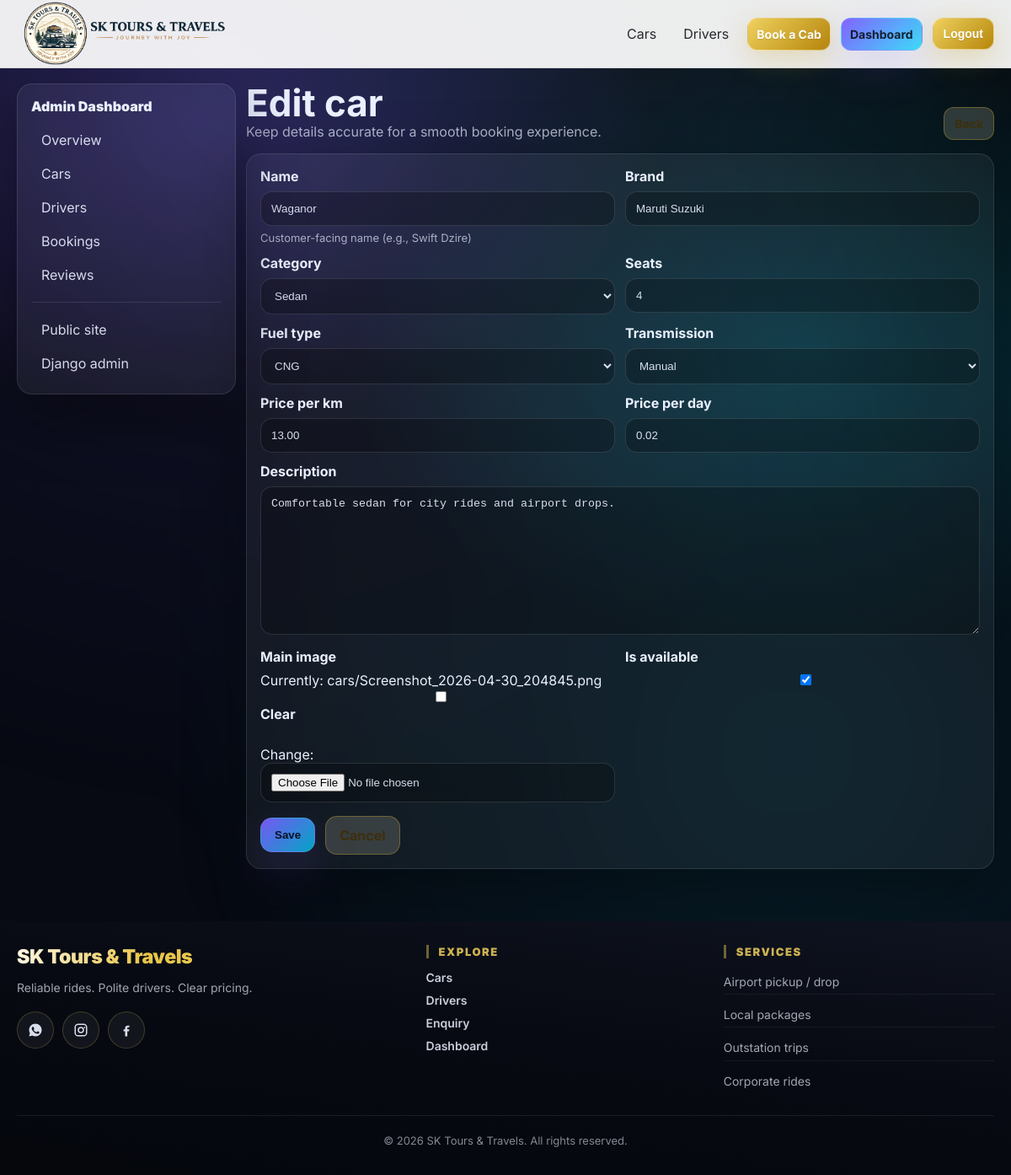
Screenshot of /dashboard/cars/1/edit/ (signed in) with the database file from the repository.
### booking/models.py (models this page shows, shortened)
class Car(models.Model):
    class Category(models.TextChoices):
        HATCHBACK = "HATCHBACK", "Hatchback"
        SEDAN = "SEDAN", "Sedan"
        SUV = "SUV", "SUV"
        MUV = "MUV", "MUV"
        MPV = "MPV", "MPV"
        LUXURY = "LUXURY", "Luxury"
        TEMPO = "TEMPO", "Tempo Traveller"
    class FuelType(models.TextChoices):
        PETROL = "PETROL", "Petrol"
        DIESEL = "DIESEL", "Diesel"
        CNG = "CNG", "CNG"
        EV = "EV", "EV"
    class Transmission(models.TextChoices):
        MANUAL = "MANUAL", "Manual"
        AUTOMATIC = "AUTOMATIC", "Automatic"
    name = models.CharField(max_length=120, help_text="Customer-facing name (e.g., Swift Dzire)")
    brand = models.CharField(max_length=80, blank=True)
    category = models.CharField(max_length=20, choices=Category.choices, default=Category.SEDAN)
    seats = models.PositiveIntegerField(default=4, validators=[MinValueValidator(1)])
    fuel_type = models.CharField(max_length=20, choices=FuelType.choices, default=FuelType.DIESEL)
    transmission = models.CharField(max_length=20, choices=Transmission.choices, default=Transmission.MANUAL)
    price_per_km = models.DecimalField(max_digits=10, decimal_places=2, null=True, blank=True)
    price_per_day = models.DecimalField(max_digits=10, decimal_places=2, null=True, blank=True)
    description = models.TextField(blank=True)
    main_image = models.ImageField(upload_to="cars/", blank=True, null=True)
    is_available = models.BooleanField(default=True)
    created_at = models.DateTimeField(auto_now_add=True)
    class Meta:
        ordering = ["-is_available", "category", "name"]

### booking/views.py (the view)
# urls.py: path("dashboard/cars/<int:pk>/edit/", views.dashboard_car_edit, name="dashboard_car_edit"),
@staff_required
def dashboard_car_edit(request, pk: int):
    car = get_object_or_404(Car, pk=pk)
    if request.method == "POST":
        form = CarForm(request.POST, request.FILES, instance=car)
        if form.is_valid():
            form.save()
            messages.success(request, "Car updated.")
            return redirect("dashboard_cars")
        messages.error(request, "Please correct the errors below.")
    else:
        form = CarForm(instance=car)
    return render(request, "dashboard/car_form.html", {"form": form, "mode": "edit", "car": car})

### booking/forms.py
class CarForm(forms.ModelForm):
    class Meta:
        model = Car
        fields = [
            "name",
            "brand",
            "category",
            "seats",
            "fuel_type",
            "transmission",
            "price_per_km",
            "price_per_day",
            "description",
            "main_image",
            "is_available",
        ]

### templates/dashboard/car_form.html (shortened to what this page needs)
{% extends "dashboard/base.html" %}
{% block dash_content %}
  <div class="dash-head">
    <div>
      <h1>{% if mode == "edit" %}Edit car{% else %}Add a new car{% endif %}</h1>
      <div class="muted">Keep details accurate for a smooth booking experience.</div>
    </div>
    <a class="btn btn-sm btn-ghost" href="{% url 'dashboard_cars' %}">Back</a>
  </div>
  <div class="card pad mt-16">
    <form method="post" enctype="multipart/form-data" novalidate>
      <div class="form-grid">
        {% for field in form %}
          <div class="field {% if field.name == 'description' %}field-wide{% endif %}">
            <label>{{ field.label }}</label>
            {{ field }}
            {% if field.help_text %}<div class="muted small mt-6">{{ field.help_text }}</div>{% endif %}
          </div>
        {% endfor %}
      </div>
      <div class="form-actions mt-16">
        <button class="btn" type="submit" data-loading-btn>Save</button>
        <a class="btn btn-ghost" href="{% url 'dashboard_cars' %}">Cancel</a>
      </div>
    </form>
  </div>
{% endblock %}

### static/css/styles.css (style rules this page uses)
:root { --bg:#070A12; --panel:rgba(255,255,255,.06); --panel2:rgba(255,255,255,.09); --text:#EAF0FF; --muted:rgba(234,240,255,.68); --brand:#7C5CFF; --brand2:#00D6FF; --ok:#2EE59D; --no:#FF5C7A; --warn:#FFB020; --shadow:0 20px 80px rgba(0,0,0,.45); --radius:18px; --radius2:26px; }
* { box-sizing:border-box }
html { scroll-behavior:smooth; }
html,body { height:100% }
body { margin:0; font-family:Inter,system-ui,-apple-system,Segoe UI,Roboto,Arial,sans-serif; background:radial-gradient(900px 600px at 20% 10%, rgba(124,92,255,.25), transparent 60%), radial-gradient(900px 600px at 80% 30%, rgba(0,214,255,.16), transparent 60%), var(--bg); color:var(--text); }
a { color:inherit;text-decoration:none }
.btn { display:inline-flex; align-items:center; justify-content:center; gap:8px; padding:12px 16px; border-radius:14px; border:1px solid rgba(255,255,255,.10); background: linear-gradient(135deg, rgba(124,92,255,.95), rgba(0,214,255,.75)); color:#071022; font-weight:700; box-shadow: 0 18px 50px rgba(124,92,255,.18); transition: transform .15s ease, filter .15s ease; }
.btn-ghost { background: rgba(255, 244, 214, 0.16); color: #3d2f0c; border: 1px solid rgba(201, 162, 39, 0.38); box-shadow: none; text-shadow: none; }
.btn-sm { padding:10px 12px; border-radius:12px; font-size:14px }
h1 { font-size:44px; line-height:1.06; margin:0 }
.muted { color:var(--muted) }
.small { font-size:13px }
.mt-6 { margin-top:6px }
.mt-16 { margin-top:16px }
.pad { padding:18px }
.card { padding:16px; border-radius: var(--radius); background: rgba(255,255,255,.05); border:1px solid rgba(255,255,255,.10); box-shadow: 0 16px 70px rgba(0,0,0,.35); transition: transform .18s ease, background .18s ease, border-color .18s ease; }
input,select,textarea { width:100%; padding:12px 12px; border-radius:14px; border:1px solid rgba(255,255,255,.12); background: rgba(0,0,0,.25); color: rgba(234,240,255,.92); outline:none; }
input::placeholder, textarea::placeholder { color:rgba(234,240,255,.45) }
select { cursor:pointer }
.form-grid { display:grid; grid-template-columns: repeat(2,1fr); gap:12px }
.field-wide { grid-column:1 / -1 }
.field label { display:block; font-weight:700; margin:0 0 8px }
.form-actions { display:flex; align-items:center; gap:12px; flex-wrap:wrap }
.dash-head { display:flex; align-items:flex-end; justify-content:space-between; gap:12px }

### rows the page displays
Car: form "Waganor" "Maruti Suzuki" "Sedan" "4" "CNG" "Manual" "13.00" "0.02" "Comfortable sedan for city rides and airport drops." "☑"

### other values shown
{{ field.label }} "Name" "Brand" "Category" "Seats" "Fuel type" "Transmission" "Price per km" "Price per day" "Description" "Main image" "Is available"
{{ field.help_text }} "Customer-facing name (e.g., Swift Dzire)"
